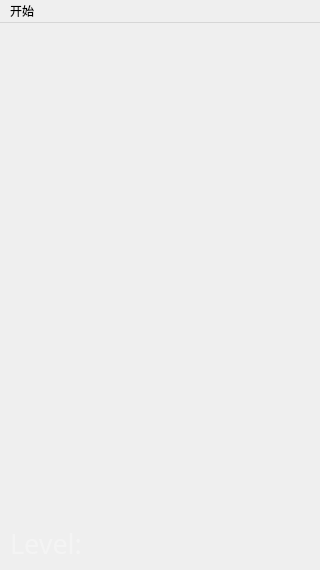
<?xml version="1.0" encoding="UTF-8"?>
<ui version="4.0">
 <class>PlayScene</class>
 <widget class="QMainWindow" name="PlayScene">
  <property name="geometry">
   <rect>
    <x>0</x>
    <y>0</y>
    <width>320</width>
    <height>570</height>
   </rect>
  </property>
  <property name="minimumSize">
   <size>
    <width>320</width>
    <height>570</height>
   </size>
  </property>
  <property name="maximumSize">
   <size>
    <width>320</width>
    <height>570</height>
   </size>
  </property>
  <property name="windowTitle">
   <string>关卡</string>
  </property>
  <property name="windowIcon">
   <iconset resource="res.qrc">
    <normaloff>:/res/Coin0001.png</normaloff>:/res/Coin0001.png</iconset>
  </property>
  <widget class="QWidget" name="centralwidget">
   <widget class="QLabel" name="label">
    <property name="geometry">
     <rect>
      <x>10</x>
      <y>500</y>
      <width>151</width>
      <height>41</height>
     </rect>
    </property>
    <property name="font">
     <font>
      <family>华文行楷</family>
      <pointsize>20</pointsize>
     </font>
    </property>
    <property name="styleSheet">
     <string notr="true">color:rgb(244, 244, 244);</string>
    </property>
    <property name="text">
     <string>Level:</string>
    </property>
   </widget>
   <widget class="QLabel" name="congraLabel">
    <property name="geometry">
     <rect>
      <x>40</x>
      <y>0</y>
      <width>241</width>
      <height>84</height>
     </rect>
    </property>
    <property name="text">
     <string/>
    </property>
    <property name="pixmap">
     <pixmap resource="res.qrc">:/res/LevelCompletedDialogBg.png</pixmap>
    </property>
   </widget>
  </widget>
  <widget class="QMenuBar" name="menubar">
   <property name="geometry">
    <rect>
     <x>0</x>
     <y>0</y>
     <width>320</width>
     <height>26</height>
    </rect>
   </property>
   <widget class="QMenu" name="menu">
    <property name="title">
     <string>开始</string>
    </property>
    <addaction name="actionAbout"/>
    <addaction name="separator"/>
    <addaction name="actionExit"/>
   </widget>
   <addaction name="menu"/>
  </widget>
  <action name="actionAbout">
   <property name="text">
    <string>关于</string>
   </property>
  </action>
  <action name="actionExit">
   <property name="text">
    <string>退出</string>
   </property>
  </action>
 </widget>
 <resources>
  <include location="res.qrc"/>
 </resources>
 <connections/>
</ui>
